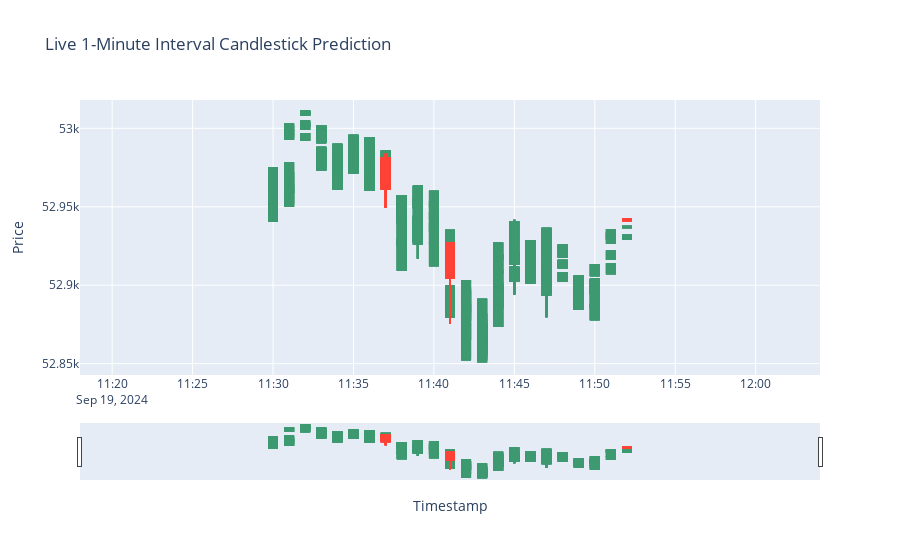

Notebook cell for this chart:
### Code cell
import yfinance as yf
import numpy as np
import pandas as pd
from sklearn.preprocessing import MinMaxScaler
import time
import plotly.graph_objects as go
from tensorflow.keras.models import load_model
from IPython.display import display, clear_output

# Load your trained model
model_5min = load_model('model_5min.h5')

# Fetch historical Bank Nifty data to fit the scaler (so it matches your training)
ticker = "^NSEBANK"
historical_data = yf.download(ticker, period='5d', interval='5m')

# Preprocess the historical data
if not historical_data.empty:
    historical_data = historical_data[['Open', 'High', 'Low', 'Close']]
    scaler = MinMaxScaler(feature_range=(0, 1))

    # Fit the scaler only on historical data
    scaled_historical_data = scaler.fit_transform(historical_data)
else:
    print("No historical data found!")

# Initialize empty lists to store timestamps and candlestick data
timestamps = []
open_prices = []
high_prices = []
low_prices = []
predicted_closes = []

# Function for live prediction
def predict_live_data():
    while True:
        # Fetch and preprocess live data (1 minute intervals)
        live_data = yf.download(ticker, period='1d', interval='1m')

        # Check if live data is empty
        if live_data.empty:
            print("No live data found! Skipping this cycle.")
            time.sleep(60)  # Wait 1 minute and try again
            continue

        # Preprocess live data
        live_data = live_data[['Open', 'High', 'Low', 'Close']]

        # Apply the scaler
        try:
            scaled_live_data = scaler.transform(live_data)
        except ValueError as e:
            print(f"Error scaling live data: {e}")
            time.sleep(60)  # Wait 1 minute and try again
            continue

        # Use the last 60 data points for prediction
        if len(scaled_live_data) < 60:
            print("Not enough data for prediction! Waiting for more data.")
            time.sleep(60)
            continue

        X_live = np.array([scaled_live_data[-60:]])

        # Reshape to match the LSTM model's input shape
        X_live = np.reshape(X_live, (X_live.shape[0], X_live.shape[1], 4))

        # Make prediction
        predicted_price = model_5min.predict(X_live)

        # Inverse transform to get the actual predicted price
        predicted_close_price = scaler.inverse_transform([[0, 0, 0, predicted_price[0][0]]])[0][3]

        # Get the current timestamp and other OHLC values from live data
        current_time = live_data.index[-1]
        open_price = live_data['Open'][-1]
        high_price = live_data['High'][-1]
        low_price = live_data['Low'][-1]
        actual_close = live_data['Close'][-1]

        # Append the OHLC values and predicted close price to the lists
        timestamps.append(current_time)
        open_prices.append(open_price)
        high_prices.append(high_price)
        low_prices.append(low_price)
        predicted_closes.append(predicted_close_price)

        # Output predicted price
        print(f"Predicted 5-minute Close Price: {predicted_close_price}")

        # Create a new candlestick figure
        fig = go.Figure()

        # Add candlestick trace with real open, high, low, and predicted close prices
        fig.add_trace(go.Candlestick(x=timestamps,
                                     open=open_prices,
                                     high=high_prices,
                                     low=low_prices,
                                     close=predicted_closes,
                                     name='Candlestick'))

        # Update layout with hovermode for both x and y axes
        fig.update_layout(
            title="Live 1-Minute Interval Candlestick Prediction",
            xaxis_title="Timestamp",
            yaxis_title="Price",
            hovermode="x unified",  # Unified hover mode on x-axis
            hoverlabel=dict(namelength=-1),  # Show full text
        )

        # Customizing the y-axis hover can be done by adjusting the hovertext dynamically,
        # but there’s no direct y unified hover setting in Plotly like there is for x.

        # Clear the previous plot and display the updated candlestick chart
        clear_output(wait=True)
        display(fig)

        # Wait for 1 minute before running the prediction again
        time.sleep(60)

# Start the live prediction and graph update
predict_live_data()

### Figure 1 — Plotly figure (JSON) as saved in the notebook; plotly's stock layout.template omitted (floating-point values rounded to 4 significant figures; data arrays with more than 128 entries replaced by an {"elided": "..."} marker saying what was removed)
{"data": [{"close": {"elided": "1006 float values"}, "high": {"elided": "1006 float values"}, "low": {"elided": "1006 float values"}, "name": "Candlestick", "open": {"elided": "1006 float values"}, "type": "candlestick", "x": {"elided": "1006 str values"}}], "layout": {"autosize": true, "hoverlabel": {"namelength": -1}, "hovermode": "x unified", "title": {"text": "Live 1-Minute Interval Candlestick Prediction"}, "xaxis": {"autorange": false, "range": ["2024-09-19 11:18", "2024-09-19 12:04"], "rangeslider": {"autorange": true, "range": ["2024-09-19 11:18", "2024-09-19 12:04"], "yaxis": {"_template": null, "rangemode": "match"}}, "title": {"text": "Timestamp"}, "type": "date"}, "yaxis": {"autorange": true, "range": [52840.0, 53020.0], "title": {"text": "Price"}}}}
